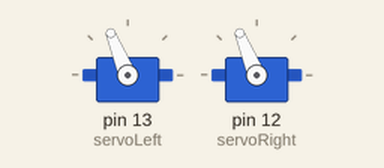
Recording of a sketch running on a simulated Arduino Uno, built with avr-gcc and run on an emulated ATmega328P. Parts: 2 × servo.

Above: at 0.05 s.
At 3.7 s:
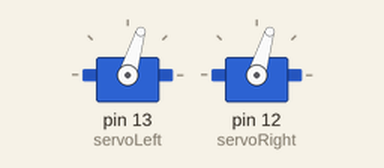
At 5.55 s:
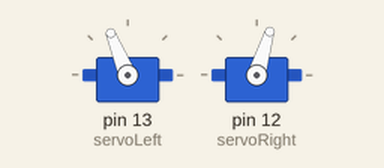
At 7.4 s:
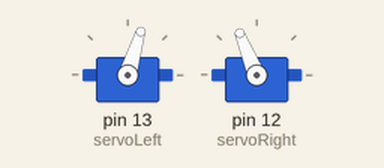
Timing chart, 0 to 9.6 s (numbered marks = the images above):
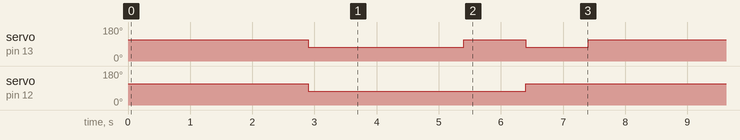

The sketch:

dancing-robo.ino.ino
```cpp
#include <Servo.h>                           // Include servo library

Servo servoLeft;                             // Declare left and right servos
Servo servoRight;

void setup() {
//
//  pinMode(1, OUTPUT); //red
//  pinMode(3, OUTPUT);  //blue
//  pinMode(5, OUTPUT);  //red
//  pinMode(7, OUTPUT);  //blue
//  pinMode(9, OUTPUT); //red
//  pinMode(11, OUTPUT); //blue
//
//
// tone(4, 3000, 1000);                       // Play tone for 1 second
//  delay(1000);                               // Delay to finish tone
//
//
//}
//
//
  servoLeft.attach(13);                      // Attach left signal to pin 13
  servoRight.attach(12);                     // Attach right signal to pin 12
}
//
//void allred() {
//  int mypins[] = {1, 5, 9};
//     for (int count = 0; count < 3; count++) {
//       digitalWrite(mypins[count], HIGH);
//  }
//}
//
//void offred() {
//  int mypins2[] = {1, 5, 9};
//     for (int count = 0; count < 3; count++) {
//       digitalWrite(mypins2[count], LOW);
//  }
//
//}
//
//void allon() {
//  int mypins[] = {1, 5, 9};
//     for (int count = 0; count < 3; count++) {
//       digitalWrite(mypins[count], HIGH);
//     }
//  int mypins2[] = {3, 7, 11};
//     for (int count = 0; count < 3; count++) {
//       digitalWrite(mypins2[count], HIGH);
//     }
//  }
//
//void alloff() {
//  int mypins[] = {1, 5, 9};
//     for (int count = 0; count < 3; count++) {
//       digitalWrite(mypins[count], LOW);
//     }
//  int mypins2[] = {3, 7, 11};
//     for (int count = 0; count < 3; count++) {
//       digitalWrite(mypins2[count], LOW);
//     }
//  }
//
//
//void allblue() {
//  int mypins3[] = {3, 7, 11};
//     for (int count = 0; count < 3; count++) {
//       digitalWrite(mypins3[count], HIGH);
//  }
//}
//void offblue() {
//  int mypins4[] = {3, 7, 11};
//     for (int count = 0; count < 3; count++) {
//       digitalWrite(mypins4[count], LOW);
//  }
//}
void spin_right(int time)
{ servoLeft.writeMicroseconds(1700);         // Left wheel counterclockwise
  servoRight.writeMicroseconds(1700);        // Right wheel counterclockwise
  delay(time);                               // Maneuver for time ms
}
void spin_left(int time)
  { servoLeft.writeMicroseconds(1300);         // Left wheel counterclockwise
  servoRight.writeMicroseconds(1300);        // Right wheel counterclockwise
  delay(time);                               // Maneuver for time ms
}
void forward(int time)                     // Forward function
{
  servoLeft.writeMicroseconds(1700);         // Left wheel counterclockwise
  servoRight.writeMicroseconds(1300);        // Right wheel clockwise
  delay(time);                               // Maneuver for time ms
}

void backward(int time)                      // Backward function
{
  servoLeft.writeMicroseconds(1300);         // Left wheel clockwise
  servoRight.writeMicroseconds(1700);        // Right wheel counterclockwise
  delay(time);                               // Maneuver for time ms
}

//void detached() {
//  servoLeft.detach();                        // Stop sending servo signals
//  servoRight.detach();
//}


void loop(){
// attaching();
//  allred();
//  delay(500);
//  offred();
//  delay(100);
//  allblue();
//  delay(500);
//  offblue();
//    delay(100);
  spin_right(2900);
  spin_left(2500);
  forward(1000);
  backward(1000);
  //forward(3000);
 // detached();
//  allon();
//  delay(700);
//  alloff();

}


// // Turn left in place
//  servoLeft.writeMicroseconds(1300);         // Left wheel clockwise
//  servoRight.writeMicroseconds(1300);        // Right wheel clockwise
//  delay(600);                                // ...for 0.6 seconds
//
//  // Turn right in place
//  servoLeft.writeMicroseconds(1700);         // Left wheel counterclockwise
//  servoRight.writeMicroseconds(1700);        // Right wheel counterclockwise
//  delay(600);
```

Measured:
- by itself, servo on pin 13 (servoLeft): repeats every 7.4 s: 112° 1.0 s, 73° 1.0 s, 112° 2.9 s, 73° 2.5 s
- by itself, servo on pin 12 (servoRight): alternates 112° for 3.9 s and 73° for 3.5 s
